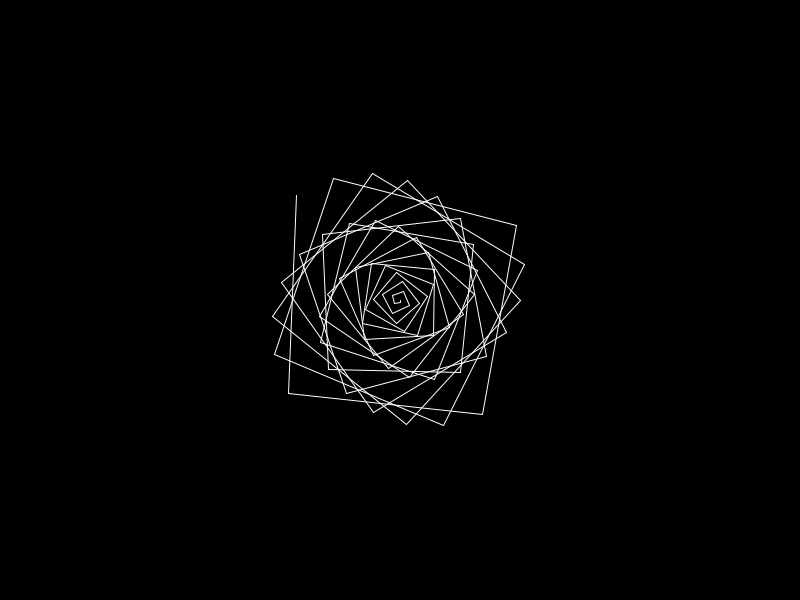
Frame 1 (no input)
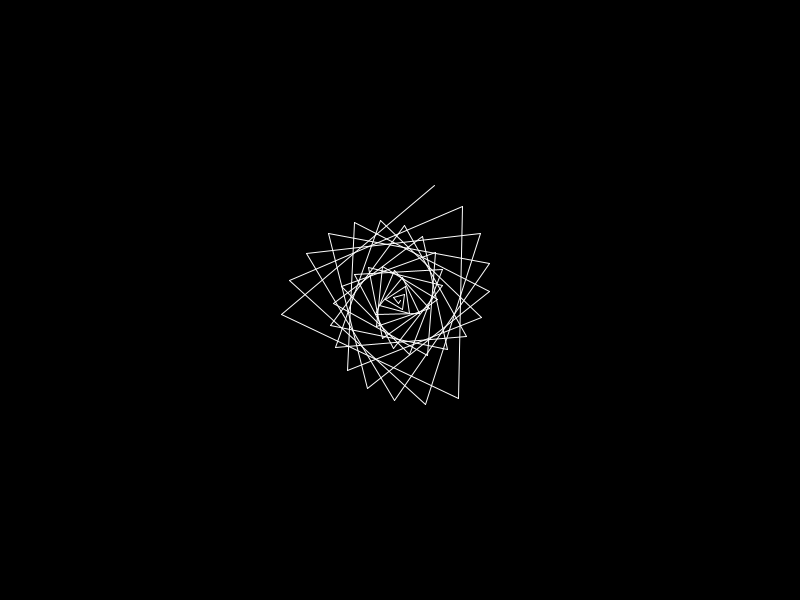
Frame 60 (the mouse pressed at the canvas centre just before this capture)
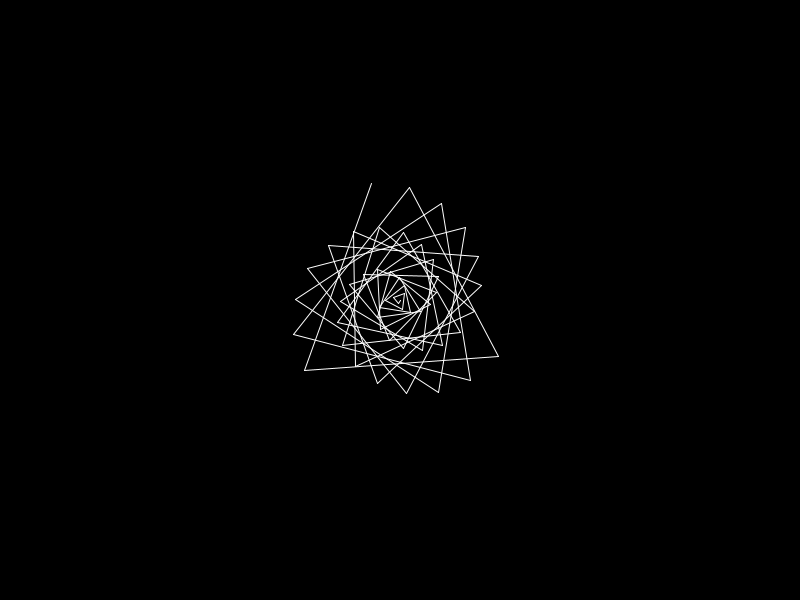
Frame 120 (the mouse held since frame 60 and released just before this capture)

The Processing sketch that drew these frames (run headless with seeded random() and noise(); from frame 60 on, the mouse is pressed at the canvas centre):

// Processing sketch: archimides_spiral
// ── archimides_spiral.pde
float xcentro, ycentro, xmax, ymax, xyrel;
float def=1.5;      //definicion de curva (nidea)
float dis=2;        //distancia espiras
int   cant=100;     //cantidad de espiras
float a, b, x, y;
float i=0;
float inc=0.001;
void setup() {
  size(800, 600);
  xcentro=  width/2;
  ycentro=  height/2;
  xmax=  width;
  ymax=  height;
  xyrel=1;  
  stroke(255);
}

void draw() {
  background(0);
  translate(xcentro, ycentro);
  for (a=0; a<cant; a+=def) {
    b=dis*a;
    x=b*cos(a);
    y=b*sin(a);
    line(0, 0, x, y);
    translate(x, y);
  }
  def=abs(cos(i))*2;
  i+=inc;
}
